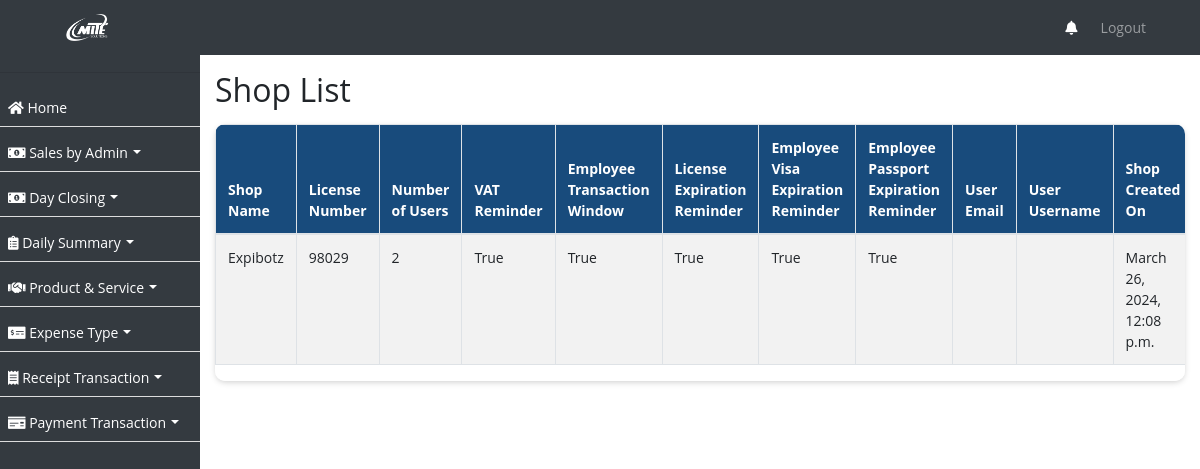
The app's page /shop/ with its own data.
### ezshopapp/models.py (models this page shows, shortened)
class Shop(models.Model):
    name = models.CharField(max_length=255, verbose_name='Shop Name')
    license_number = models.CharField(max_length=50, unique=True)
    num_users = models.PositiveIntegerField(verbose_name='Number of Users')
    vat_remainder = models.BooleanField(default=True, verbose_name='VAT Reminder')
    employee_transaction_window = models.BooleanField(default=True)
    license_expiration_reminder = models.BooleanField(default=True, verbose_name='License Expiration Reminder')
    employee_visa_expiration_reminder = models.BooleanField(default=True, verbose_name='Employee Visa Expiration Reminder')
    employee_passport_expiration_reminder = models.BooleanField(default=True, verbose_name='Employee Passport Expiration Reminder')
    admin_email = models.EmailField(max_length=100, default='')
    created_on = models.DateTimeField(auto_now_add=True, null=True)

### ezshopapp/views.py (the view)
# urls.py: path('shop/', ShopListView.as_view(), name='shop_list'),
class ShopListView(ListView):
    model = Shop
    template_name = 'shop_list.html'
    context_object_name = 'shops'
    def get_queryset(self):
        return Shop.objects.all().order_by('-name')

### ezshopapp/templates/shop_list.html (shortened to what this page needs)
{% extends 'base.html' %}
{% block content %}
  <h2>Shop List</h2>
  <div class="card table-responsive">
    <table id="shopTable" class="table table-bordered table-striped">
      <thead>
        <tr>
          <th>Shop Name</th>
          <th>License Number</th>
          <th>Number of Users</th>
          <th>VAT Reminder</th>
          <th>Employee Transaction Window</th>
          <th>License Expiration Reminder</th>
          <th>Employee Visa Expiration Reminder</th>
          <th>Employee Passport Expiration Reminder</th>
          <th>User Email</th>
          <th>User Username</th>
          <th>Shop Created On</th>
        </tr>
      </thead>
      <tbody>
        {% for shop in object_list %}
          <tr>
            <td>{{ shop.name }}</td>
            <td>{{ shop.license_number }}</td>
            <td>{{ shop.num_users }}</td>
            <td>{{ shop.vat_remainder }}</td>
            <td>{{ shop.employee_transaction_window }}</td>
            <td>{{ shop.license_expiration_reminder }}</td>
            <td>{{ shop.employee_visa_expiration_reminder }}</td>
            <td>{{ shop.employee_passport_expiration_reminder }}</td>
                <td>{{ shop.email }}</td>
                <td>{{ shop.username }}</td>
            <td>{{ shop.created_on }}</td>
          </tr>
        {% endfor %}
      </tbody>
    </table>
  </div>
{% endblock %}

### ezshopapp/templates/base.html (style rules this page uses)
body, p, h1, h2, h3, h4, h5, h6, a, li, label, input, div, span, small { font-family: "Open Sans", sans-serif !important; }
body, p, a, li, li>a { font-size:14px !important; }
body { padding-top: 56px; background-color: #ffffff !important; }
table thead { border-radius: 5px !important; }
table thead th { vertical-align: bottom; border-bottom: 2px solid #dee2e6; background-color: #184b7c !important; color: #fff !important; }
tbody { border-bottom: 0px !important; }
table { border:1px !important; }
div>.table-responsive, table, table>thead { border-radius: 10px !important; }
.card { border:0px !important; margin-top:15px; margin-bottom:15px; box-shadow: 0px 2px 6px -1px #ccc; }

### records on screen
Shop: name "Expibotz", license_number "98029", num_users "2", vat_remainder "True", employee_transaction_window "True", license_expiration_reminder "True", employee_visa_expiration_reminder "True", employee_passport_expiration_reminder "True", created_on "March 26, 2024, 12:08 p.m."
